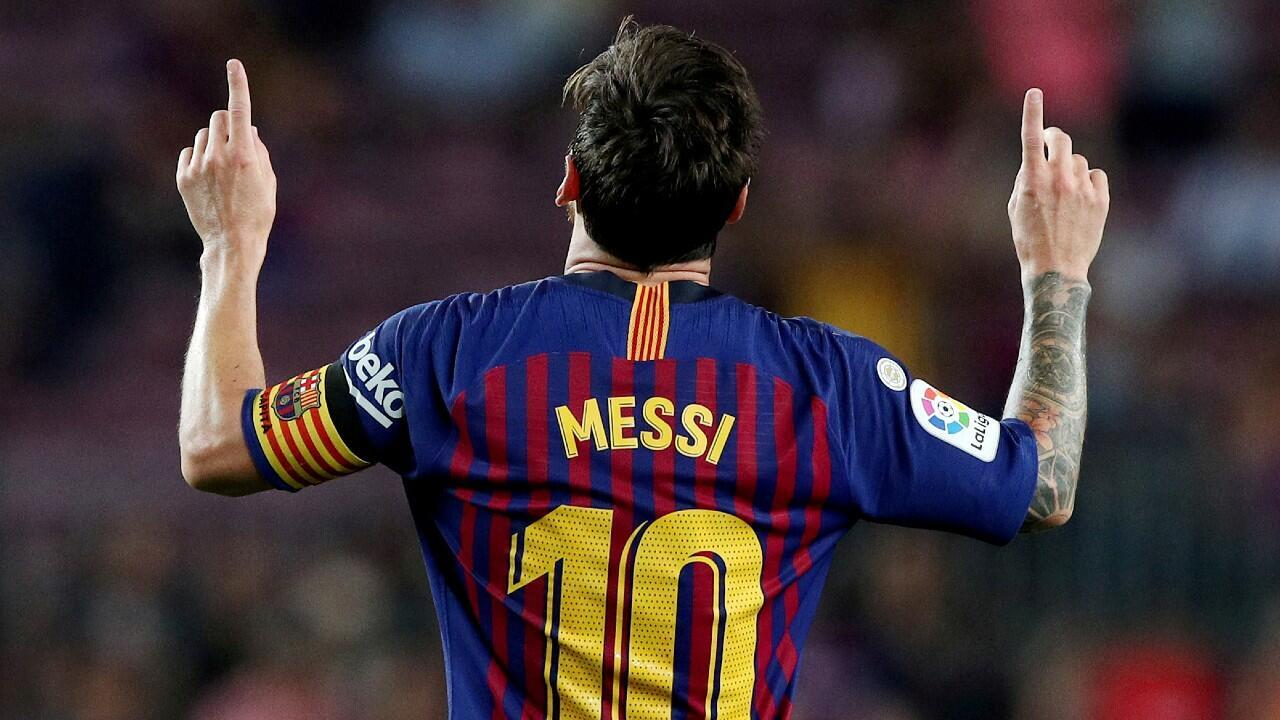
#> input picture my_image.jpg, 1280 x 720 px
$ python main.py
#> lines starting #> are read from the running program, lines starting #| are printed output that depends on the picture
### image_utils.py
from PIL import Image
import numpy as np
from scipy.signal import convolve2d


def load_image(path):
    """
    Step 1 (per instructions):
    - Read the image
    - Convert it into a NumPy array
    - Return the resulting array

    Autograder note:
    - If the file is an "*edges*" PNG, return it as a boolean mask.
    """
#> called with path = 'my_image.jpg'
    img = Image.open(path)
#> img is the input picture: PIL image 1280x720 RGB; mean R, G, B 65.7, 51.8, 55.6
    arr = np.array(img)

    # Ground-truth edge images should be boolean for the test comparison
    if "edges" in path:
        if arr.ndim == 3:  # just in case it's RGB
            arr = arr.mean(axis=2)
        return arr > 0

    return arr


# [36 lines left out: function edge_detection, not called in this run]

### main.py
from image_utils import load_image, edge_detection
from skimage.filters import median
from skimage.morphology import ball
from PIL import Image
import numpy as np


def main():
    # 1) Load original (color) image from repo
    input_path = "my_image.jpg"
    image = load_image(input_path)

    # 2) Noise suppression (median filter expects 2D uint8)
    if image.ndim == 3:
        gray = image.mean(axis=2).astype(np.uint8)
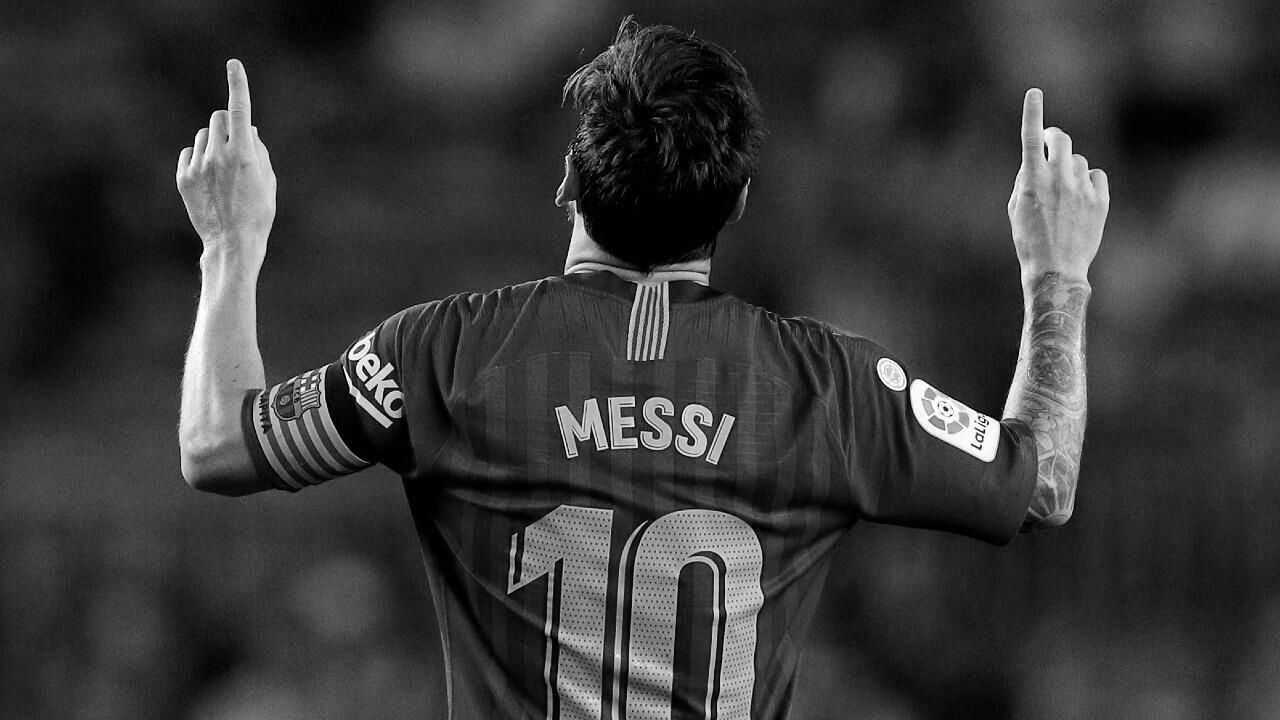
#> gray: shape (720, 1280); min 0, max 255, mean 57.4
    else:
        gray = image.astype(np.uint8)

#> (the run stopped early here; a loop or call above may not have finished)
